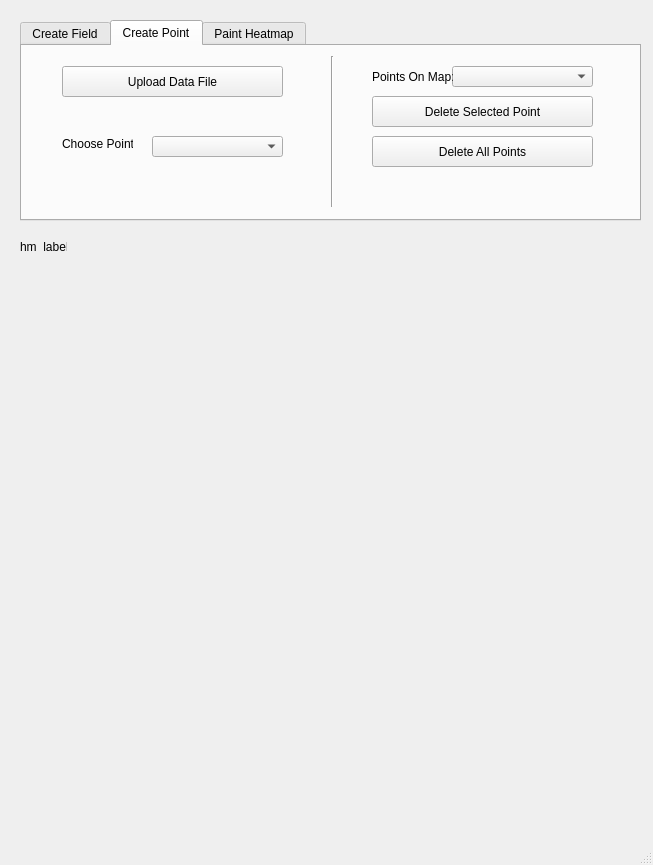
<?xml version="1.0" encoding="UTF-8"?>
<ui version="4.0">
 <class>MainWindow</class>
 <widget class="QMainWindow" name="MainWindow">
  <property name="geometry">
   <rect>
    <x>0</x>
    <y>0</y>
    <width>653</width>
    <height>865</height>
   </rect>
  </property>
  <property name="windowTitle">
   <string>MainWindow</string>
  </property>
  <widget class="QWidget" name="centralwidget">
   <widget class="QLabel" name="hm_label">
    <property name="geometry">
     <rect>
      <x>20</x>
      <y>240</y>
      <width>47</width>
      <height>13</height>
     </rect>
    </property>
    <property name="text">
     <string>hm_label</string>
    </property>
   </widget>
   <widget class="QTabWidget" name="tabWidget">
    <property name="geometry">
     <rect>
      <x>20</x>
      <y>20</y>
      <width>621</width>
      <height>201</height>
     </rect>
    </property>
    <property name="currentIndex">
     <number>1</number>
    </property>
    <widget class="QWidget" name="tab_field">
     <attribute name="title">
      <string>Create Field</string>
     </attribute>
     <widget class="QPushButton" name="btn_save_field">
      <property name="geometry">
       <rect>
        <x>40</x>
        <y>90</y>
        <width>221</width>
        <height>31</height>
       </rect>
      </property>
      <property name="text">
       <string>Save Field</string>
      </property>
     </widget>
     <widget class="QTextEdit" name="field_name_input">
      <property name="geometry">
       <rect>
        <x>110</x>
        <y>60</y>
        <width>151</width>
        <height>21</height>
       </rect>
      </property>
     </widget>
     <widget class="QLabel" name="label_2">
      <property name="geometry">
       <rect>
        <x>40</x>
        <y>60</y>
        <width>71</width>
        <height>21</height>
       </rect>
      </property>
      <property name="text">
       <string>Field Name:</string>
      </property>
     </widget>
     <widget class="QComboBox" name="cmb_field">
      <property name="geometry">
       <rect>
        <x>420</x>
        <y>20</y>
        <width>151</width>
        <height>21</height>
       </rect>
      </property>
     </widget>
     <widget class="QPushButton" name="btn_del_sel_field">
      <property name="geometry">
       <rect>
        <x>350</x>
        <y>50</y>
        <width>221</width>
        <height>31</height>
       </rect>
      </property>
      <property name="text">
       <string>Delete Selected Field</string>
      </property>
     </widget>
     <widget class="QLabel" name="label_3">
      <property name="geometry">
       <rect>
        <x>350</x>
        <y>20</y>
        <width>71</width>
        <height>21</height>
       </rect>
      </property>
      <property name="text">
       <string>Fields:</string>
      </property>
     </widget>
     <widget class="Line" name="line">
      <property name="geometry">
       <rect>
        <x>300</x>
        <y>10</y>
        <width>20</width>
        <height>151</height>
       </rect>
      </property>
      <property name="orientation">
       <enum>Qt::Vertical</enum>
      </property>
     </widget>
     <widget class="QPushButton" name="btn_del_all_field">
      <property name="geometry">
       <rect>
        <x>350</x>
        <y>90</y>
        <width>221</width>
        <height>31</height>
       </rect>
      </property>
      <property name="text">
       <string>Delete All Fields</string>
      </property>
     </widget>
     <widget class="QPushButton" name="btn_upload_image">
      <property name="geometry">
       <rect>
        <x>40</x>
        <y>20</y>
        <width>221</width>
        <height>31</height>
       </rect>
      </property>
      <property name="text">
       <string>Upload Image File</string>
      </property>
     </widget>
    </widget>
    <widget class="QWidget" name="tab_point">
     <attribute name="title">
      <string>Create Point</string>
     </attribute>
     <widget class="QLabel" name="label_4">
      <property name="geometry">
       <rect>
        <x>40</x>
        <y>90</y>
        <width>71</width>
        <height>16</height>
       </rect>
      </property>
      <property name="text">
       <string>Choose Point:</string>
      </property>
     </widget>
     <widget class="QComboBox" name="cmb_sel_point">
      <property name="geometry">
       <rect>
        <x>130</x>
        <y>90</y>
        <width>131</width>
        <height>21</height>
       </rect>
      </property>
     </widget>
     <widget class="Line" name="line_2">
      <property name="geometry">
       <rect>
        <x>300</x>
        <y>10</y>
        <width>20</width>
        <height>151</height>
       </rect>
      </property>
      <property name="orientation">
       <enum>Qt::Vertical</enum>
      </property>
     </widget>
     <widget class="QComboBox" name="cmb_del_point">
      <property name="geometry">
       <rect>
        <x>430</x>
        <y>20</y>
        <width>141</width>
        <height>21</height>
       </rect>
      </property>
     </widget>
     <widget class="QLabel" name="label_5">
      <property name="geometry">
       <rect>
        <x>350</x>
        <y>20</y>
        <width>81</width>
        <height>21</height>
       </rect>
      </property>
      <property name="text">
       <string>Points On Map:</string>
      </property>
     </widget>
     <widget class="QPushButton" name="btn_del_sel_p">
      <property name="geometry">
       <rect>
        <x>350</x>
        <y>50</y>
        <width>221</width>
        <height>31</height>
       </rect>
      </property>
      <property name="text">
       <string>Delete Selected Point</string>
      </property>
     </widget>
     <widget class="QPushButton" name="btn_del_all_p">
      <property name="geometry">
       <rect>
        <x>350</x>
        <y>90</y>
        <width>221</width>
        <height>31</height>
       </rect>
      </property>
      <property name="text">
       <string>Delete All Points</string>
      </property>
     </widget>
     <widget class="QPushButton" name="btn_upload_data">
      <property name="geometry">
       <rect>
        <x>40</x>
        <y>20</y>
        <width>221</width>
        <height>31</height>
       </rect>
      </property>
      <property name="text">
       <string>Upload Data File</string>
      </property>
     </widget>
    </widget>
    <widget class="QWidget" name="tab_heatmap">
     <attribute name="title">
      <string>Paint Heatmap</string>
     </attribute>
     <widget class="QSlider" name="slider">
      <property name="geometry">
       <rect>
        <x>40</x>
        <y>130</y>
        <width>241</width>
        <height>21</height>
       </rect>
      </property>
      <property name="orientation">
       <enum>Qt::Horizontal</enum>
      </property>
     </widget>
     <widget class="QComboBox" name="cmb_paint_field">
      <property name="geometry">
       <rect>
        <x>130</x>
        <y>30</y>
        <width>151</width>
        <height>22</height>
       </rect>
      </property>
     </widget>
     <widget class="QPushButton" name="btn_save_hm">
      <property name="geometry">
       <rect>
        <x>330</x>
        <y>30</y>
        <width>121</width>
        <height>31</height>
       </rect>
      </property>
      <property name="text">
       <string>Save Heatmap Field</string>
      </property>
     </widget>
     <widget class="QLabel" name="label_6">
      <property name="geometry">
       <rect>
        <x>40</x>
        <y>30</y>
        <width>61</width>
        <height>21</height>
       </rect>
      </property>
      <property name="text">
       <string>Select Field:</string>
      </property>
     </widget>
     <widget class="QPushButton" name="btn_clr_hm">
      <property name="geometry">
       <rect>
        <x>460</x>
        <y>30</y>
        <width>121</width>
        <height>31</height>
       </rect>
      </property>
      <property name="text">
       <string>Clear Field</string>
      </property>
     </widget>
     <widget class="Line" name="line_3">
      <property name="geometry">
       <rect>
        <x>300</x>
        <y>10</y>
        <width>20</width>
        <height>151</height>
       </rect>
      </property>
      <property name="orientation">
       <enum>Qt::Vertical</enum>
      </property>
     </widget>
     <widget class="QLabel" name="label_7">
      <property name="geometry">
       <rect>
        <x>40</x>
        <y>110</y>
        <width>91</width>
        <height>16</height>
       </rect>
      </property>
      <property name="text">
       <string>Adjust Radius:</string>
      </property>
     </widget>
     <widget class="QLabel" name="label_8">
      <property name="geometry">
       <rect>
        <x>40</x>
        <y>70</y>
        <width>91</width>
        <height>16</height>
       </rect>
      </property>
      <property name="text">
       <string>Select Colormap:</string>
      </property>
     </widget>
     <widget class="QComboBox" name="cmb_sel_cm">
      <property name="geometry">
       <rect>
        <x>130</x>
        <y>70</y>
        <width>151</width>
        <height>21</height>
       </rect>
      </property>
     </widget>
     <widget class="QPushButton" name="btn_save_img">
      <property name="geometry">
       <rect>
        <x>330</x>
        <y>90</y>
        <width>251</width>
        <height>51</height>
       </rect>
      </property>
      <property name="text">
       <string>Save Image</string>
      </property>
     </widget>
    </widget>
   </widget>
  </widget>
  <widget class="QMenuBar" name="menubar">
   <property name="geometry">
    <rect>
     <x>0</x>
     <y>0</y>
     <width>653</width>
     <height>21</height>
    </rect>
   </property>
  </widget>
  <widget class="QStatusBar" name="statusbar"/>
 </widget>
 <resources/>
 <connections/>
</ui>
